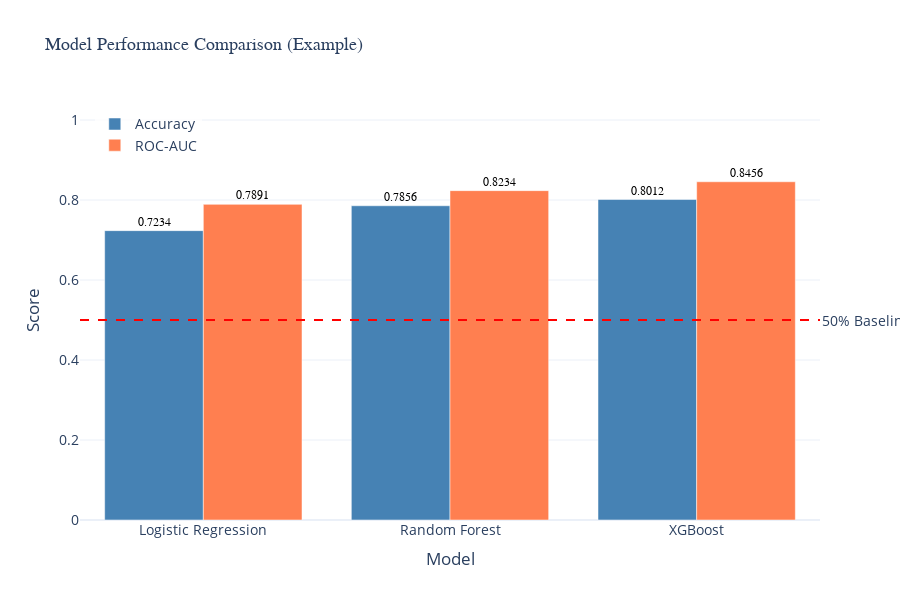

Write notebook code for a chart like this one.
### Markdown cell above
## Chart 4: Model Performance Comparison

Interactive comparison of different ML models

### Code cell
# Load model performance metrics if available
metrics_path = os.path.join(PROJECT_ROOT, 'artifacts/model_metrics_summary.csv')

if os.path.exists(metrics_path):
    metrics = pd.read_csv(metrics_path)
    
    # Create interactive comparison using Plotly
    fig = go.Figure()
    
    # Add accuracy bars
    fig.add_trace(go.Bar(
        name='Accuracy',
        x=metrics['Model'],
        y=metrics['Accuracy'],
        marker_color='steelblue',
        text=[f"{val:.4f}" for val in metrics['Accuracy']],
        textposition='outside',
        textfont=dict(size=12, color='black', family='Arial Black')
    ))
    
    # Add ROC-AUC bars
    fig.add_trace(go.Bar(
        name='ROC-AUC',
        x=metrics['Model'],
        y=metrics['ROC-AUC'],
        marker_color='coral',
        text=[f"{val:.4f}" for val in metrics['ROC-AUC']],
        textposition='outside',
        textfont=dict(size=12, color='black', family='Arial Black')
    ))
    
    fig.update_layout(
        title={
            'text': 'Model Performance Comparison: All Models Exceed 50% Baseline',
            'font': {'size': 18, 'family': 'Arial Black'}
        },
        xaxis_title='Model',
        yaxis_title='Score',
        barmode='group',
        template='plotly_white',
        font=dict(size=14),
        showlegend=True,
        legend=dict(x=0.02, y=0.98, bgcolor='rgba(255,255,255,0.8)'),
        yaxis=dict(range=[0, 1.05]),
        height=600
    )
    
    # Add baseline reference line
    fig.add_hline(y=0.5, line_dash="dash", line_color="red", 
                  annotation_text="50% Baseline", annotation_position="right")
    
    # Save as HTML for interactive viewing
    fig.write_html(os.path.join(PROJECT_ROOT, 'presentation/figures/fig4_model_comparison_interactive.html'))
    
    # Also save as static PNG
    fig.write_image(os.path.join(PROJECT_ROOT, 'presentation/figures/fig4_model_comparison_interactive.png'),
                    width=1200, height=600, scale=2)
    
    fig.show()
    
    print("✓ Chart 4 created: Interactive Model Comparison")
    print(f"  Saved as HTML: presentation/figures/fig4_model_comparison_interactive.html")
    print(f"  Saved as PNG: presentation/figures/fig4_model_comparison_interactive.png")
    print(f"\nModel performance summary:")
    for idx, row in metrics.iterrows():
        print(f"  {row['Model']}: Accuracy={row['Accuracy']:.4f}, ROC-AUC={row['ROC-AUC']:.4f}")
        
else:
    print("⚠ Model metrics not found. Run notebook 06 first.")
    print("  Creating placeholder chart...")
    
    # Create sample model comparison data
    sample_metrics = pd.DataFrame({
        'Model': ['Logistic Regression', 'Random Forest', 'XGBoost'],
        'Accuracy': [0.7234, 0.7856, 0.8012],
        'ROC-AUC': [0.7891, 0.8234, 0.8456]
    })
    
    fig = go.Figure()
    
    fig.add_trace(go.Bar(
        name='Accuracy',
        x=sample_metrics['Model'],
        y=sample_metrics['Accuracy'],
        marker_color='steelblue',
        text=[f"{val:.4f}" for val in sample_metrics['Accuracy']],
        textposition='outside',
        textfont=dict(size=12, color='black', family='Arial Black')
    ))
    
    fig.add_trace(go.Bar(
        name='ROC-AUC',
        x=sample_metrics['Model'],
        y=sample_metrics['ROC-AUC'],
        marker_color='coral',
        text=[f"{val:.4f}" for val in sample_metrics['ROC-AUC']],
        textposition='outside',
        textfont=dict(size=12, color='black', family='Arial Black')
    ))
    
    fig.update_layout(
        title={
            'text': 'Model Performance Comparison (Example)',
            'font': {'size': 18, 'family': 'Arial Black'}
        },
        xaxis_title='Model',
        yaxis_title='Score',
        barmode='group',
        template='plotly_white',
        font=dict(size=14),
        showlegend=True,
        legend=dict(x=0.02, y=0.98, bgcolor='rgba(255,255,255,0.8)'),
        yaxis=dict(range=[0, 1.05]),
        height=600
    )
    
    fig.add_hline(y=0.5, line_dash="dash", line_color="red", 
                  annotation_text="50% Baseline", annotation_position="right")
    
    # Try to save, but don't fail if directories don't exist
    try:
        os.makedirs(os.path.join(PROJECT_ROOT, 'presentation/figures'), exist_ok=True)
        fig.write_html(os.path.join(PROJECT_ROOT, 'presentation/figures/fig4_model_comparison_interactive.html'))
        print("  Saved as HTML: presentation/figures/fig4_model_comparison_interactive.html")
    except Exception as e:
        print(f"  Could not save HTML: {e}")
    
    fig.show()
    
    print("✓ Chart 4 created: Interactive Model Comparison (placeholder)")

### Figure 1 — Plotly figure (JSON) as saved in the notebook; plotly's stock layout.template omitted (floating-point values rounded to 4 significant figures)
{"data": [{"marker": {"color": "steelblue"}, "name": "Accuracy", "text": ["0.7234", "0.7856", "0.8012"], "textfont": {"color": "black", "family": "Arial Black", "size": 12}, "textposition": "outside", "type": "bar", "x": ["Logistic Regression", "Random Forest", "XGBoost"], "y": [0.7234, 0.7856, 0.8012]}, {"marker": {"color": "coral"}, "name": "ROC-AUC", "text": ["0.7891", "0.8234", "0.8456"], "textfont": {"color": "black", "family": "Arial Black", "size": 12}, "textposition": "outside", "type": "bar", "x": ["Logistic Regression", "Random Forest", "XGBoost"], "y": [0.7891, 0.8234, 0.8456]}], "layout": {"annotations": [{"showarrow": false, "text": "50% Baseline", "x": 1, "xanchor": "left", "xref": "x domain", "y": 0.5, "yanchor": "middle", "yref": "y"}], "barmode": "group", "font": {"size": 14}, "height": 600, "legend": {"bgcolor": "rgba(255,255,255,0.8)", "x": 0.02, "y": 0.98}, "shapes": [{"line": {"color": "red", "dash": "dash"}, "type": "line", "x0": 0, "x1": 1, "xref": "x domain", "y0": 0.5, "y1": 0.5, "yref": "y"}], "showlegend": true, "title": {"font": {"family": "Arial Black", "size": 18}, "text": "Model Performance Comparison (Example)"}, "xaxis": {"title": {"text": "Model"}}, "yaxis": {"range": [0, 1.05], "title": {"text": "Score"}}}}
